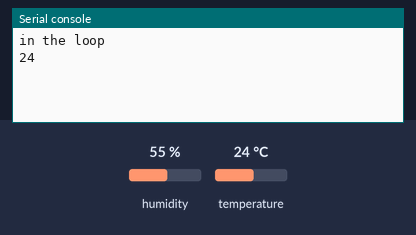
The program below on a simulated CircuitPython board. Shown: the last lines printed to the serial console. The inputs (shaded band) are chosen by the test bench; at power-on: temperature 24 °C, humidity 55 %. Files the program writes start out absent.

Above: at 1.2 s.
1.3 s: temperature set to 12 °C
At 1.43 s:
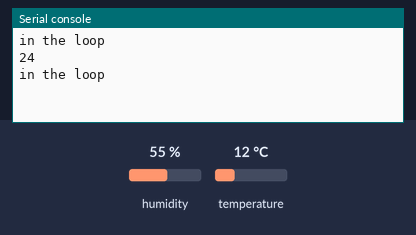
3.0 s: temperature set to 19 °C
At 4.8 s:
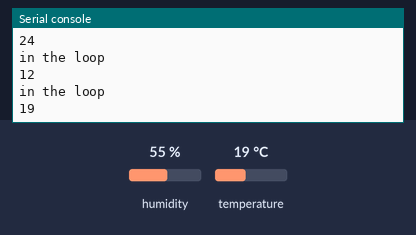
Timing chart, 0 to 6.3 s (numbered marks = the images above; inputs shaded):
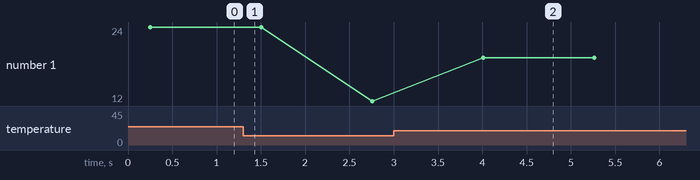

Measured:
- after the input at 3.0 s, the serial console: prints a new line after 1.0 s (image 2)
- plotted number 1: 24 → 12 after the input at 1.3 s, 12 → 19 after the input at 3.0 s

The program:

tempWriter.py
```python
import os
import time

import board
import asyncio
import adafruit_dht

path = "/home/cameron/pipe/tempPipe"
mode = 0o600  # FIFO


class DHTWriter():
    def __init__(self):
        self.path = "/home/cameron/pipe/tempPipe"
        self.DHTSensor = adafruit_dht.DHT11(board.D2)

    def writeToPipe(self):
        file = open(self.path, "w")
        file.write(str(self.getTemp()))
        file.close()

    def getTemp(self):
        try:
            print(self.DHTSensor.temperature)
            return (self.DHTSensor.temperature) # convert to Fahrenheit
        except RuntimeError as error:
            # Errors happen fairly often, DHT's are hard to read, just keep going
            print(error.args[0])
        except Exception as error:
            self.DHTSensor.exit()
            raise error


writer = DHTWriter()
while 1:
    print("in the loop")
    writer.writeToPipe()
    time.sleep(1)


if __name__ == '__main__':
    main()
```
